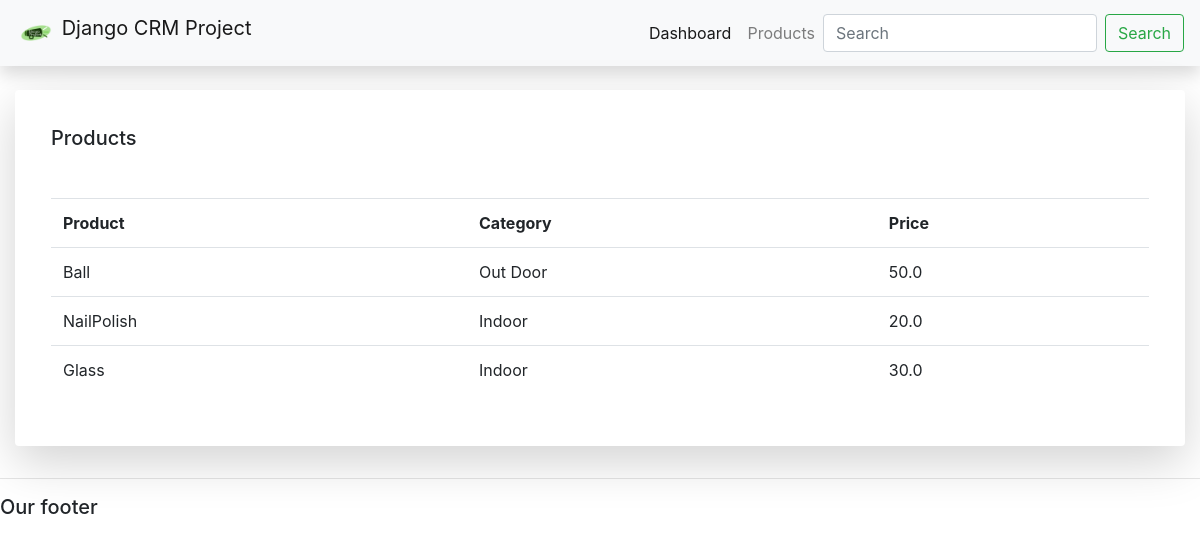
Screenshot of /products/ with the database file from the repository.
### account/models.py (models this page shows, shortened)
class Product(models.Model):
	CATEGORY = (
			('Indoor', 'Indoor'),
			('Out Door', 'Out Door'),
			)
	name = models.CharField(max_length=200, null=True)
	price = models.FloatField(null=True)
	category = models.CharField(max_length=200, null=True, choices=CATEGORY)
	description = models.CharField(max_length=200, null=True, blank=True)
	date_created = models.DateTimeField(auto_now_add=True, null=True)
	tags = models.ManyToManyField(Tag)

### account/views.py (the view)
# urls.py: path('products/', views.products, name='products'),
def products(request):
	products = Product.objects.all()
	return render(request, 'account/products.html', {'products':products})

### account/templates/account/products.html
{%  extends 'account/main.html' %}
{% block content %}
		<br>
		<div class="row">
			<div class="col-md">
			  <div class="shadow-lg p-3 mb-3 bg-white rounded">
				<div class="card card-body border-0">
					<h5>Products</h5>
				</div>
				<div class="card card-body border-0">
					<table class="table">
						<tr>
							<th>Product</th>
							<th>Category</th>
							<th>Price</th>
						</tr>
						{% for i in products %}
							<tr>
								<td>{{i.name}}</td>
								<td>{{i.category}}</td>
								<td>{{i.price}}</td>
							</tr>
						{% endfor %}
					</table>
				</div>
			  </div>
			</div>
		</div>
{% endblock content %}

### account/templates/account/main.html (style rules this page uses)
body { background-color: #ffffff; }

### rows the page displays
Product: name "Ball", category "Out Door", price "50.0"
Product: name "NailPolish", category "Indoor", price "20.0"
Product: name "Glass", category "Indoor", price "30.0"
